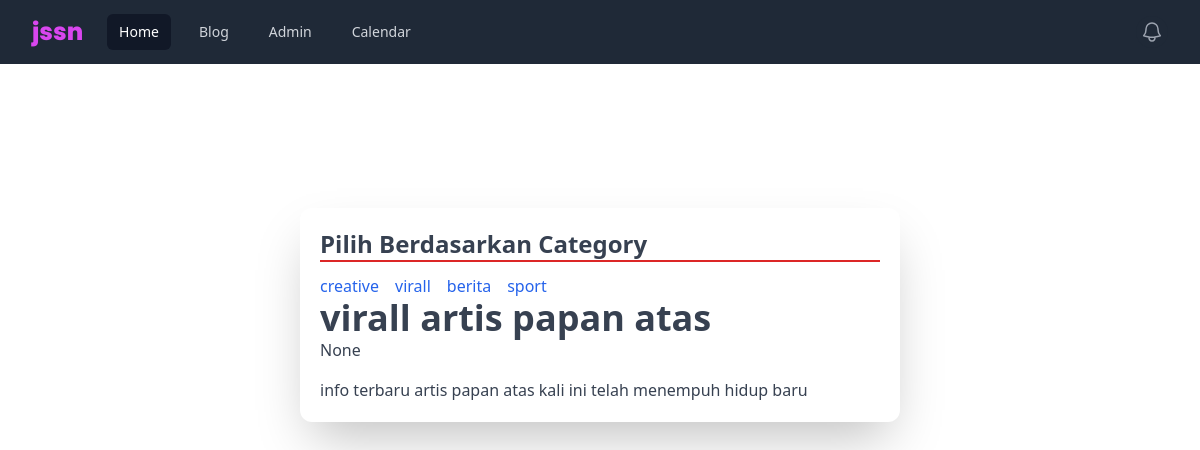
Screenshot of /blog/category/virall with the database file from the repository.
### blog/models.py (models this page shows, shortened)
class Post(models.Model):
    judul = models.CharField(max_length=225)
    body = models.TextField()
    category = models.CharField(max_length=225)
    waktuPosting = models.DateTimeField(auto_now_add=True)
    update = models.DateTimeField(default=timezone.now)
    slug = models.SlugField(blank=True, editable=False)

### blog/views.py (the view)
# urls.py: path('category/<str:categoryurl>',views.category,name="category")
def category(request,categoryurl):
    categories = Post.objects.values('category').distinct
    post = Post.objects.filter(category = categoryurl)
    context = {
        'judul' : 'Pilih Berdasarkan Category',
        'postingan'   : post,
        'category'  : categories
    }
    return render(request,'category.html',context)

### blog/templates/category.html
{% extends 'index.html' %}
{% block main_content %}
    <h1 class="font-extrabold text-2xl mb-3 border-b-2 border-solid border-red-600">{{judul}}</h1>
        <ul class="flex">
            {% for fillcategory in category %}
                <li><a href="{% url 'blog:category' categoryurl=fillcategory.category%}" class="mr-4 text-blue-600 hover:underline">{{fillcategory.category}}</a></li>
            {% endfor %}
        </ul>
        {% for fillpost in postingan %}
            <h1 class="font-extrabold text-4xl">{{fillpost.judul}}</h1>
                <p class="mb-4">{{fillpost.update}}</p>
            <p>{{fillpost.body}}</p>
        {% endfor %}
{% endblock main_content %}

### rows the page displays
Post: judul "virall artis papan atas", update "None", body "info terbaru artis papan atas kali ini telah menempuh hidup baru"

### other values shown
{{ judul }} "Pilih Berdasarkan Category"
{{ fillcategory.category }} "creative" "virall" "berita" "sport"
